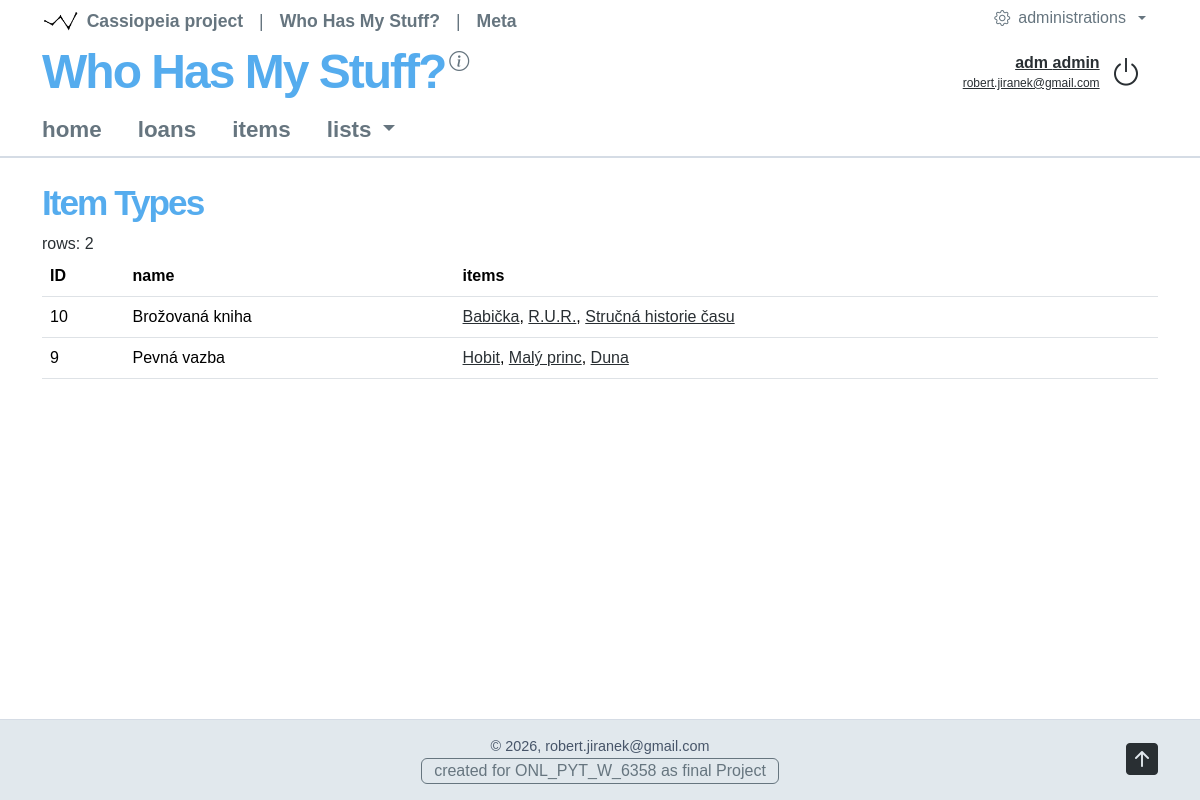
/whohas/itemtypes (signed in), run on an earlier commit of the app's database.
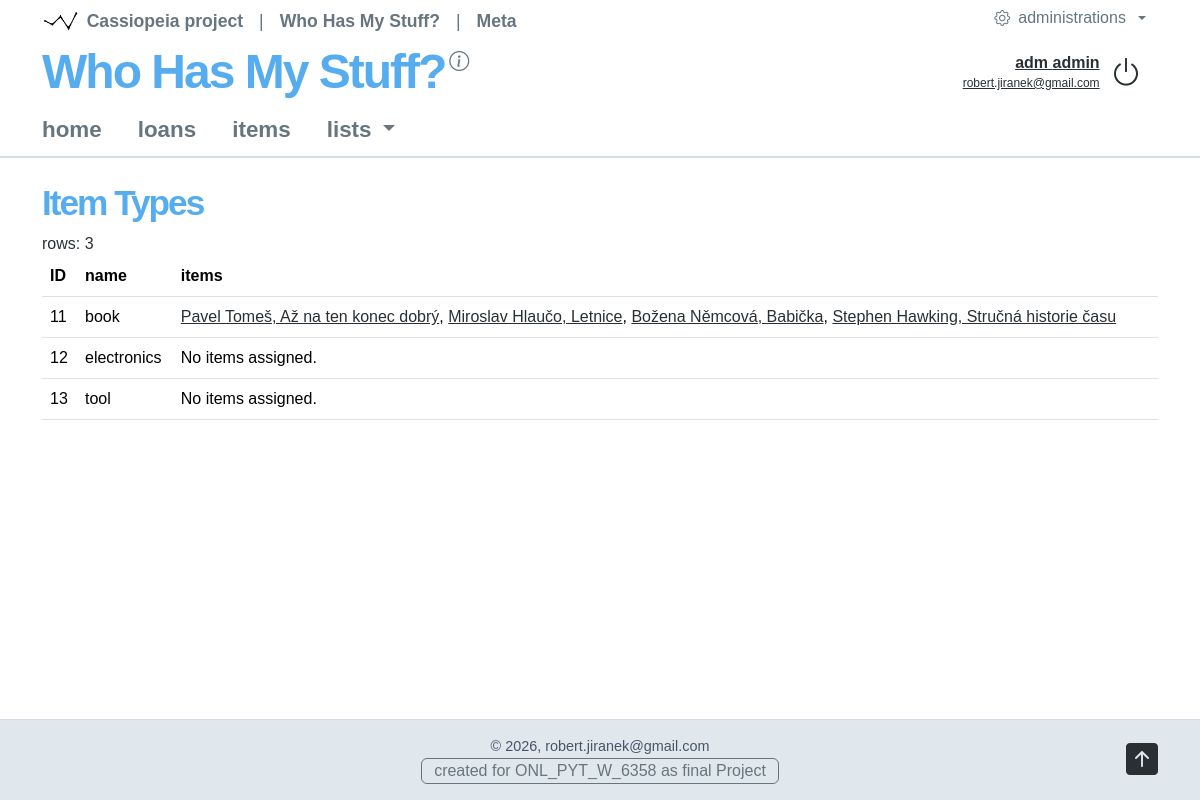
And on a later commit of the database.
### whohas/models.py (models this page shows, shortened)
class ItemTypes(models.Model):
     name = models.CharField(max_length=120, unique=True)

class Items(models.Model):
     name = models.CharField(max_length=120, null=False, db_index=True)
     description = models.TextField(null=True, blank=True)
     owner = models.ForeignKey(settings.AUTH_USER_MODEL,on_delete=models.PROTECT, null=True, blank=True,)
     item_type = models.ForeignKey("ItemTypes", on_delete=models.PROTECT, related_name="items", null=True, blank=True,)
     item_categories = models.ManyToManyField("ItemCategories", related_name="items", blank=True,)

### whohas/views/lists.py (the view)
# urls.py: path('itemtypes', ItemTypesView.as_view(), name='itemtypes'),
class ItemTypesView(SysAuthNoPermission, View):
    permission_required = "whohas.view_itemtypes"
    def get(self, request):
        Types = list(
            ItemTypes.objects.all()
            .prefetch_related("items")
            .order_by("name", "pk")
        )
        web_data = {
            "types": Types,
            "table_rows_count": len(Types),
        }
        return self.page_render(request, "itemtypes", web_data)

### syscor/views/tools.py (called while the page is built)
    @staticmethod
    def session_clear(request, session_name):
        request.session.pop(session_name, None)
        return True

### syscor/views/web.py (called while the page is built)
    @staticmethod
    def web_application_attribute_get(application_code: str = 'cassiopeia', application_attribut: str = None) -> dict[str, str] | str:
        application_code = application_code.lower()
        attribs = WEB_APPLICATIONS[application_code].copy()
        attribs['application_code'] = application_code
        if application_attribut is None:
            return attribs
        else:
            application_attribut = application_attribut.lower()
            return attribs[application_attribut]

    @staticmethod
    def web_application_module_attribute_get(module_code: str = 'cassiopeia', module_attribut: str = None) -> dict[str, str] | str:
        module_code = module_code.lower()
        attribs = WEB_APPLICATION_MODULES[module_code].copy()
        attribs['module_code'] = module_code
        if module_attribut is None:
            return attribs
        else:
            module_attribut = module_attribut.lower()
            return attribs[module_attribut]

    @staticmethod
    def web_message_get(request, message_type = 'web_message'):
        sys_msg_value = request.session.get(message_type)
        sysTools.session_clear(request, message_type)
        request.session.pop(message_type, None)
        return sys_msg_value

### syslog/views/logging.py (called while the page is built)
    @staticmethod
    def log(
        request,
        module_code: str,
        module_file_template: str,
        web_page_attributes: dict,
        timedelta_render_page: timedelta,
        timedelta_content_prepare: timedelta,
    ) -> bool:
        try:
            with transaction.atomic():
                WebLog.objects.create(
                    module_code=module_code,
                    module_file_template=module_file_template,
                    web_page_attributes=web_page_attributes,
                    timedelta_render_page=timedelta_render_page,
                    timedelta_content_prepare=timedelta_content_prepare,
                )
        except DatabaseError:
            logger.exception("WebLogging.log(): The record could not be saved to table WebLog.")
            return False
        return True

### whohas/templates/itemtypes.html (shortened to what this page needs)
{% extends "syscor-body.html" %}
{% block content-l2 %}
<h1>{{ web_page_attributes.module_name }}</h1>
<div class="row-cols-sm-3">
    <div>rows: {{ web_data.table_rows_count }}</div>
</div>
<div class="table-responsive">
<table class="table">
    <thead>
    <tr>
        <th>ID</th><th>name</th><th>items</th>
    </tr>
    </thead>
    <tbody>
    {% for type in web_data.types %}
    <tr>
        <td>
            {{ type.id }}
        </td>
        <td>
            {{ type.name }}
        </td>
        <td>
            {% for item in type.items.all %}
                {% if perms.whohas.view_items %}<a href="{% url 'itemdetail' item.pk %}">{{ item.name }}</a>{% else %}{{ item.name }}{% endif %}{% if not forloop.last %}, {% endif %}
            {% empty %}
                No items assigned.
            {% endfor %}
        </td>
    </tr>
    {% empty %}
    <tr><td colspan="3" class="text-center">No records found.</td></tr>
    {% endfor %}
    </tbody>
</table>
</div>
{% endblock %}

### syscor/templates/syscor-body.html (shortened to what this page needs)
{% extends "syscor-base.html" %}
{% load static %}
{% block content-l1 %}
<main class="container py-4 flex-grow-1 rjd-main">
	<div class="row">
		<div class="col-sm-12">
			{% block content-l2 %}
			{% endblock %}
		</div>
	</div>
</main>
{% endblock %}

### syscor/templates/syscor-base.html (shortened to what this page needs)
<!doctype html>
{% load static %}
<html lang="en">
<head>
	<link rel="stylesheet" href="{% static 'vendor/bootstrap/css/bootstrap.min.css' %}">
	<link rel="stylesheet" href="{% static 'vendor/bootstrap/icons/bootstrap-icons.min.css' %}">
	<link rel="stylesheet" href="{% static 'css/cassiopeia/base.css' %}">
	<link rel="stylesheet" href="{% static 'css/cassiopeia/body.css' %}">
</head>
<body id="myCasiopeiaBody" class="d-flex flex-column min-vh-100">
	{% include "syscor-header.html" %}
			{% block content-l1 %}
			{% endblock %}
	{% include "syscor-footer.html" %}
</body>
</html>

### syscor/templates/syscor-header.html (shortened to what this page needs)
{% load static %}
<header class="container-fluid rjd-header">
	<div class="container">
		<div class="row">
			<div class="col-sm-12">
				{% include "syscor-menu-top.html" %}
			</div>
		</div>
		<div class="row">
			<div class="col-sm-12">
				{% include "syscor-nav-line.html" %}
			</div>
		</div>
		<div class="row">
			<div class="col-sm-12">
				{% include web_page_attributes.application_file_menu %}
			</div>
		</div>
	</div>
</header>

### syscor/templates/syscor-menu-top.html (shortened to what this page needs)
{% load static %}
<div class="row align-items-start gy-2">
    <div class="col-12 col-lg">
      <ul class="nav nav-underline rjd-top-menu">
        <li class="nav-item">
          <a class="nav-link d-inline-flex align-items-center gap-2
            " href="{% url 'cassiopeia' %}"
                {% if request.resolver_match.url_name == 'cassiopeia' %}aria-current="page"{% endif %}>
            <img src="{% static 'img/cassiopeia/logo-casiopeia.png' %}" height="22" alt="cassiopeia logo" />
            Cassiopeia project
          </a>
        </li>
        <li class="nav-item">
          <a class="nav-link
                {% if not perms.whohas.view_whohashomepage %}disabled{% endif %}"
             href="{% url 'whohas' %}"
                {% if not perms.whohas.view_whohashomepage %} aria-disabled="true" {% endif %}>
              Who Has My Stuff?</a>
        </li>
        <li class="nav-item">
          <a class="nav-link
                {% if not perms.meta.view_meta %}disabled{% endif %}"
             href="{% url 'meta' %}"
                {% if not perms.meta.view_meta %} aria-disabled="true" {% endif %}>
            Meta
          </a>
        </li>
      </ul>
    </div>
    <div class="col-auto">
        <div class="dropdown">
          <a class="btn rjd-top-menu-button dropdown-toggle d-inline-flex align-items-center gap-2 bi bi-gear" href="#" role="button" data-bs-toggle="dropdown" aria-expanded="false" aria-label="Administration">
              administrations
          </a>
        </div>
    </div>
</div>

### syscor/templates/syscor-nav-line.html (shortened to what this page needs)
{% load static %}
<div class="row align-items-center gy-2">
    <div class="col-12 col-lg">
        <nav class="navbar rjd-brand-row justify-content-start align-items-start flex-nowrap">
            <a class="navbar-brand rjd-project-name" href="/{{ web_page_attributes.application_code }}">
                {{ web_page_attributes.application_name }}
            </a>
            <a class="icon-link rjd-header-action" href="#aboutProjectInfo"
               role="button" data-bs-toggle="modal" data-bs-target="#aboutProjectInfo"
               aria-label="About project Cassiopeia">
                <i class="bi bi-info-circle fs-5" aria-hidden="true"></i>
            </a>
        </nav>
    </div>
    <div class="col-12 col-lg-auto">
        <div class="rjd-account">
        {% if user.is_authenticated %}
            <div class="rjd-account-details">
                <a class="rjd-account-profile" href="{% url 'profile' %}">
                    {{ user.first_name }} {{ user.last_name|default:user.username }}<br>
                    <span class="rjd-account-caption">{{ user.email|default:user.username }}</span>
                </a>
            </div>
            <form action="{% url 'logout' %}" method="post">
                <button class="rjd-account-action" type="submit" aria-label="Logout" title="Logout">
                    <i class="bi bi-power fs-2" aria-hidden="true"></i>
                </button>
            </form>
        {% endif %}
        </div>
    </div>
</div>

### whohas/templates/whohas-menu-dropdown.html (shortened to what this page needs)
{% load static %}
<nav class="navbar navbar-expand-lg rjd-line-menu" aria-label="Main navigation">
  <div class="container-fluid">
    <div class="collapse navbar-collapse" id="navbarSupportedContent">
      <ul class="navbar-nav me-auto mb-0">
        <li class="nav-item">
          <a class="nav-link" href="{% url 'whohas' %}">home</a>
        </li>
        <li class="nav-item {% if not perms.whohas.view_loans %}disabled{% endif %}">
          <a class="nav-link" href="{% url 'loans' %}">loans</a>
        </li>
        <li class="nav-item {% if not perms.whohas.view_items %}disabled{% endif %}">
          <a class="nav-link" href="{% url 'items' %}">items</a>
        </li>
        <li class="nav-item dropdown">
          <a class="nav-link dropdown-toggle" href="{% url 'whohas' %}" role="button" data-bs-toggle="dropdown" aria-expanded="false">
            lists
          </a>
        </li>
      </ul>
    </div>
  </div>
</nav>

### syscor/templates/messages/web-messages.html (shortened to what this page needs)
{% load static %}

### syscor/templates/syscor-footer.html (shortened to what this page needs)
<footer class="container-fluid py-3 rjd-footer">
	<div class="container">
		<div class="row">
			<div class="col-sm-2 text-start">
			</div>
			<div class="col-sm-8 text-center">
				&copy; 2026,&nbsp;<span>robert.jiranek@gmail.com</span><br/>
					<button type="button"
							class="btn rjd-footer-button py-0"
							data-bs-toggle="modal"
							data-bs-target="#aboutProject">
							created for ONL_PYT_W_6358 as final Project
					</button>
			</div>
			<div class="col-sm-2 text-end">
				<div class="row justify-content-end align-items-center gy-2">
					<div class="col-auto text-end">
						<a class="bi bi-arrow-up-square-fill fs-2" href="#myCasiopeiaBody" aria-label="Back to top" aria-hidden="true"></a>
					</div>
				</div>
			</div>
		</div>
	</div>
</footer>

### syscor/templates/modal-windows/modal-windows.html (shortened to what this page needs)
{% load static %}

### syscor/templates/modal-windows/modal-content-project.html (shortened to what this page needs)
{% load static %}

### syscor/templates/modal-windows/modal-contents.html (shortened to what this page needs)
{% load static %}

### syscor/templates/modal-windows/modal-content-whohas.html (shortened to what this page needs)
{% load static %}

### syscor/static/css/cassiopeia/base.css (style rules this page uses)
:root { --bs-body-font-family: Calibri, Verdana, Arial, sans-serif; --bs-body-color: #292f33; --bs-body-bg: #ffffff; --bs-link-color: #292f33; --bs-link-hover-color: #66757F; --bs-link-visited-color: #292f33; }
a:where(:not(.btn, .nav-link, .dropdown-item, .navbar-brand)) { text-decoration: underline; color: #292f33 }
a:where(:not(.btn, .nav-link, .dropdown-item, .navbar-brand)):hover { text-decoration: underline; color: #55acee }
a:where(:not(.btn, .nav-link, .dropdown-item, .navbar-brand)):focus-visible { outline: 2px solid currentColor; outline-offset: 3px; }
h1 { font-size: 2.2em; color: #55acee; font-weight: 500; letter-spacing: -2px; }
.rjd-project-name { color: #55acee; letter-spacing: -2px; font-weight: 700; font-size: clamp(1.8rem, 4vw, 3rem); line-height: 1.1; padding-block: 0; min-width: 0; white-space: normal; overflow-wrap: anywhere; }
.rjd-brand-row { padding-block: 0.25rem; gap: 0.25rem; }
.rjd-brand-row .rjd-project-name { margin-inline-end: 0; }
.rjd-brand-row .rjd-header-action { color: #66757f; }
.rjd-account { display: flex; align-items: center; justify-content: flex-end; flex-wrap: nowrap; gap: 0.4rem; padding: 0.4rem 0.75rem; }
.rjd-account-details { display: flex; flex-direction: column; justify-content: center; text-align: right; gap: 0; min-width: 0; font-size: 1.0rem; line-height: 1.15; }
.rjd-account-caption { color: #292f33; font-weight: 400; font-size: 0.75rem; }
.rjd-account .rjd-account-profile { color: #292f33; font-weight: 600; text-decoration: underline; overflow-wrap: anywhere; }
.rjd-account .rjd-account-action { display: inline-flex; align-items: center; justify-content: center; flex-shrink: 0; width: 2.5rem; height: 2.5rem; border: 0; background: transparent; border-radius: 0.25rem; color: #292f33; font-size: 1rem; text-decoration: none; }
.rjd-header { background-color: #ffffff; border-bottom: 2px solid #d5dce5; }
.rjd-top-menu { --bs-nav-underline-border-width: 0; --bs-nav-link-color: #66757f; --bs-nav-link-hover-color: #55acee; --bs-nav-underline-link-active-color: #292f33; font-size: 1.1rem; }
.rjd-top-menu-button { --bs-btn-color: #66757F; --bs-btn-bg: #fff; --bs-btn-border-width: 0; --bs-btn-hover-color: #66757F; --bs-btn-hover-bg: #fff; --bs-btn-active-color: #66757F; --bs-btn-active-bg: #fff; --bs-btn-focus-shadow-rgb: 102, 117, 127; }
.rjd-footer-button { --bs-btn-color: #66757F; --bs-btn-bg: #E1E8ED; --bs-btn-border-color: #66757F; --bs-btn-hover-color: #66757F; --bs-btn-hover-bg: #CCD6DD; --bs-btn-hover-border-color: #66757F; --bs-btn-active-color: #66757F; --bs-btn-active-bg: #CCD6DD; --bs-btn-active-border-color: #66757F; --bs-btn-focus-shadow-rgb: 102, 117, 127; }
.rjd-top-menu .nav-link { font-weight: 700; }
.rjd-top-menu > .nav-item { display: flex; align-items: center; }
.rjd-top-menu > .nav-item + .nav-item::before { content: "|"; color: #66757f; margin-inline-end: var(--bs-nav-underline-gap, 1rem); }
.rjd-line-menu { --bs-navbar-padding-y: 0.25rem; --bs-navbar-color: #66757f; --bs-navbar-hover-color: #292f33; --bs-navbar-active-color: #66757f; --bs-navbar-disabled-color: #66757f; --bs-navbar-toggler-border-color: #66757f; --bs-navbar-nav-link-padding-x: 1rem; background-color: #fff; border: 0px solid #ccd6dd; border-radius: 0.5rem; font-size: 1rem; }
.rjd-line-menu .navbar-nav { gap: 0.25rem; }
.rjd-line-menu > .container-fluid { padding-inline: 0; }
.rjd-line-menu .navbar-nav > .nav-item:first-child > .nav-link { padding-inline-start: 0; }
.rjd-line-menu .nav-link { font-size: 1.4rem; padding: 0.35rem 1rem; border-radius: 0.35rem; font-weight: 700; background-color: #ffffff; text-decoration: none; }
.rjd-main h1 { font-weight: 800; }
.rjd-footer { color: #475569; background-color: #e1e8ed; border-top: 1px solid #d5dce5; font-size: 0.9rem; }

What changed in the data, as far as the page shows it:
removed ItemTypes: id "10", name "Brožovaná kniha"
removed Items: name "Babička", shown under "10"
removed Items: name "R.U.R.", shown under "10"
removed Items: name "Stručná historie času", shown under "10"
removed ItemTypes: id "9", name "Pevná vazba"
removed Items: name "Hobit", shown under "9"
removed Items: name "Malý princ", shown under "9"
removed Items: name "Duna", shown under "9"
added ItemTypes: id "11", name "book"
added Items: name "Pavel Tomeš, Až na ten konec dobrý", shown under "11"
added Items: name "Miroslav Hlaučo, Letnice", shown under "11"
added Items: name "Božena Němcová, Babička", shown under "11"
added Items: name "Stephen Hawking, Stručná historie času", shown under "11"
added ItemTypes: id "12", name "electronics"
added ItemTypes: id "13", name "tool"
Also different on the page:
{{ web_data.table_rows_count }}: "2" → "3"
